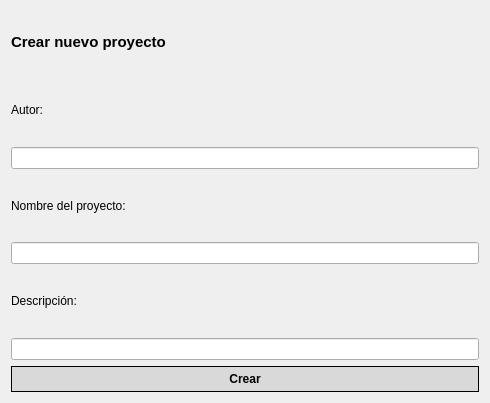
<?xml version="1.0" encoding="UTF-8"?>
<ui version="4.0">
 <class>Dialog</class>
 <widget class="QDialog" name="Dialog">
  <property name="geometry">
   <rect>
    <x>0</x>
    <y>0</y>
    <width>490</width>
    <height>403</height>
   </rect>
  </property>
  <property name="windowTitle">
   <string>Dialog</string>
  </property>
  <layout class="QGridLayout" name="gridLayout_2">
   <item row="0" column="0">
    <layout class="QGridLayout" name="gridLayout">
     <item row="6" column="0">
      <widget class="QLabel" name="label_4">
       <property name="text">
        <string>Descripción:</string>
       </property>
      </widget>
     </item>
     <item row="0" column="0">
      <widget class="QLabel" name="label">
       <property name="font">
        <font>
         <pointsize>11</pointsize>
         <bold>true</bold>
        </font>
       </property>
       <property name="text">
        <string>Crear nuevo proyecto</string>
       </property>
      </widget>
     </item>
     <item row="5" column="0">
      <widget class="QLineEdit" name="lineEdit_2"/>
     </item>
     <item row="2" column="0">
      <widget class="QLineEdit" name="lineEdit"/>
     </item>
     <item row="3" column="0">
      <widget class="QLabel" name="label_3">
       <property name="text">
        <string>Nombre del proyecto:</string>
       </property>
      </widget>
     </item>
     <item row="1" column="0">
      <widget class="QLabel" name="label_2">
       <property name="text">
        <string>Autor:</string>
       </property>
      </widget>
     </item>
     <item row="7" column="0">
      <widget class="QLineEdit" name="lineEdit_3"/>
     </item>
    </layout>
   </item>
   <item row="1" column="0">
    <widget class="QPushButton" name="pushButton">
     <property name="font">
      <font>
       <bold>true</bold>
      </font>
     </property>
     <property name="styleSheet">
      <string notr="true">background-color: #d9d9d9;
color: black;
border: 1px solid black;
border-radius: 15px;
padding:5px;
box-shadow: 5px 5px 15px rgba(0, 0, 0, 0.3);
</string>
     </property>
     <property name="text">
      <string>Crear</string>
     </property>
    </widget>
   </item>
  </layout>
 </widget>
 <resources/>
 <connections/>
</ui>
